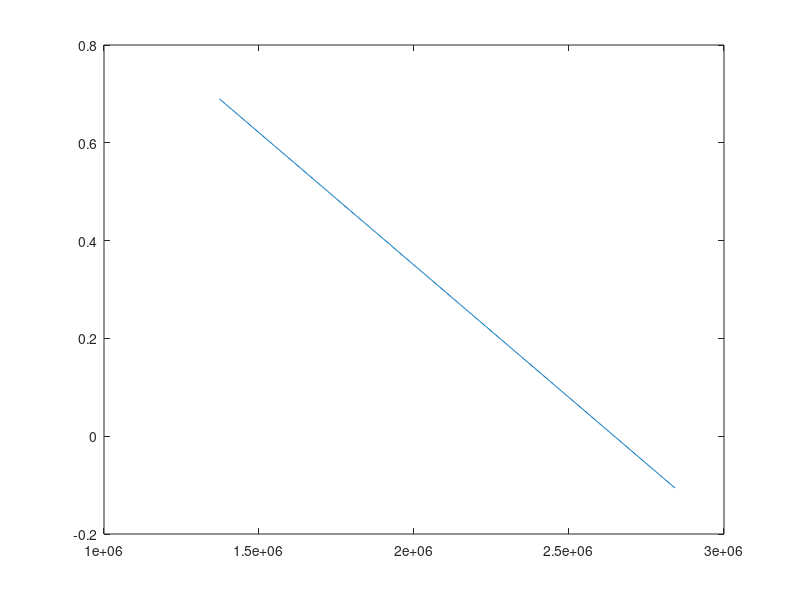

This chart was generated by the following MATLAB code:
cl0=0.433246;
clalpha=3.551593
cm0=0.103476;
cmalpha=1.4209353;
cmdeltae=2.864;
W=linspace(9.8*140000,9.8*290000,400);
cldeltae=0.17757965
v=250;
deltae=linspace(100,250,100);
S=395.88;
rho=1.225;
for i=1:length(W);
    deltae(i)=(180/pi)*(cl0-clalpha*cm0/cmalpha-2*W(i)/(rho*v*v*S))/(clalpha*cmdeltae/cmalpha -cldeltae)
end

plot(W,deltae)